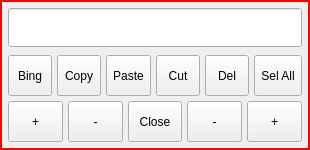
<?xml version="1.0" encoding="UTF-8"?>
<ui version="4.0">
 <class>TextSelector</class>
 <widget class="QDialog" name="TextSelector">
  <property name="geometry">
   <rect>
    <x>0</x>
    <y>0</y>
    <width>310</width>
    <height>150</height>
   </rect>
  </property>
  <property name="windowTitle">
   <string>Dialog</string>
  </property>
  <property name="styleSheet">
   <string notr="true">QDialog{	
	/*background-color: rgb(255, 25, 25);*/	
	
	/*border-image:url(:/res/b.png);	*/

	border-style:solid;						
	border-width:2px;						
	border-color:rgb(255,0,0);		

	
}</string>
  </property>
  <layout class="QVBoxLayout" name="verticalLayout_2">
   <property name="spacing">
    <number>8</number>
   </property>
   <property name="leftMargin">
    <number>8</number>
   </property>
   <property name="topMargin">
    <number>8</number>
   </property>
   <property name="rightMargin">
    <number>8</number>
   </property>
   <property name="bottomMargin">
    <number>8</number>
   </property>
   <item>
    <widget class="QLineEdit" name="lineEdit">
     <property name="sizePolicy">
      <sizepolicy hsizetype="Expanding" vsizetype="Fixed">
       <horstretch>0</horstretch>
       <verstretch>0</verstretch>
      </sizepolicy>
     </property>
     <property name="font">
      <font>
       <pointsize>20</pointsize>
      </font>
     </property>
     <property name="focusPolicy">
      <enum>Qt::NoFocus</enum>
     </property>
     <property name="text">
      <string/>
     </property>
     <property name="readOnly">
      <bool>true</bool>
     </property>
    </widget>
   </item>
   <item>
    <widget class="QFrame" name="frame">
     <property name="frameShape">
      <enum>QFrame::NoFrame</enum>
     </property>
     <property name="frameShadow">
      <enum>QFrame::Raised</enum>
     </property>
     <layout class="QVBoxLayout" name="verticalLayout">
      <property name="spacing">
       <number>5</number>
      </property>
      <property name="leftMargin">
       <number>0</number>
      </property>
      <property name="topMargin">
       <number>0</number>
      </property>
      <property name="rightMargin">
       <number>0</number>
      </property>
      <property name="bottomMargin">
       <number>0</number>
      </property>
      <item>
       <layout class="QHBoxLayout" name="horizontalLayout">
        <item>
         <widget class="QToolButton" name="btnBing">
          <property name="sizePolicy">
           <sizepolicy hsizetype="Preferred" vsizetype="Preferred">
            <horstretch>0</horstretch>
            <verstretch>0</verstretch>
           </sizepolicy>
          </property>
          <property name="text">
           <string>Bing</string>
          </property>
          <property name="icon">
           <iconset resource="../res.qrc">
            <normaloff>:/res/bing.svg</normaloff>:/res/bing.svg</iconset>
          </property>
          <property name="iconSize">
           <size>
            <width>25</width>
            <height>25</height>
           </size>
          </property>
         </widget>
        </item>
        <item>
         <widget class="QToolButton" name="btnCopy">
          <property name="sizePolicy">
           <sizepolicy hsizetype="Preferred" vsizetype="Preferred">
            <horstretch>0</horstretch>
            <verstretch>0</verstretch>
           </sizepolicy>
          </property>
          <property name="text">
           <string>Copy</string>
          </property>
          <property name="icon">
           <iconset resource="../res.qrc">
            <normaloff>:/res/copy.svg</normaloff>:/res/copy.svg</iconset>
          </property>
          <property name="iconSize">
           <size>
            <width>25</width>
            <height>25</height>
           </size>
          </property>
         </widget>
        </item>
        <item>
         <widget class="QToolButton" name="btnPaste">
          <property name="sizePolicy">
           <sizepolicy hsizetype="Preferred" vsizetype="Preferred">
            <horstretch>0</horstretch>
            <verstretch>0</verstretch>
           </sizepolicy>
          </property>
          <property name="text">
           <string>Paste</string>
          </property>
          <property name="icon">
           <iconset resource="../res.qrc">
            <normaloff>:/res/paste.svg</normaloff>:/res/paste.svg</iconset>
          </property>
          <property name="iconSize">
           <size>
            <width>25</width>
            <height>25</height>
           </size>
          </property>
         </widget>
        </item>
        <item>
         <widget class="QToolButton" name="btnCut">
          <property name="sizePolicy">
           <sizepolicy hsizetype="Preferred" vsizetype="Preferred">
            <horstretch>0</horstretch>
            <verstretch>0</verstretch>
           </sizepolicy>
          </property>
          <property name="text">
           <string>Cut</string>
          </property>
          <property name="icon">
           <iconset resource="../res.qrc">
            <normaloff>:/res/cut.svg</normaloff>:/res/cut.svg</iconset>
          </property>
          <property name="iconSize">
           <size>
            <width>25</width>
            <height>25</height>
           </size>
          </property>
         </widget>
        </item>
        <item>
         <widget class="QToolButton" name="btnDel">
          <property name="sizePolicy">
           <sizepolicy hsizetype="Preferred" vsizetype="Preferred">
            <horstretch>0</horstretch>
            <verstretch>0</verstretch>
           </sizepolicy>
          </property>
          <property name="text">
           <string>Del</string>
          </property>
          <property name="icon">
           <iconset resource="../res.qrc">
            <normaloff>:/res/del.svg</normaloff>:/res/del.svg</iconset>
          </property>
          <property name="iconSize">
           <size>
            <width>25</width>
            <height>25</height>
           </size>
          </property>
         </widget>
        </item>
        <item>
         <widget class="QToolButton" name="btnSetAll">
          <property name="sizePolicy">
           <sizepolicy hsizetype="Preferred" vsizetype="Preferred">
            <horstretch>0</horstretch>
            <verstretch>0</verstretch>
           </sizepolicy>
          </property>
          <property name="text">
           <string>Sel All</string>
          </property>
          <property name="icon">
           <iconset resource="../res.qrc">
            <normaloff>:/res/selall.svg</normaloff>:/res/selall.svg</iconset>
          </property>
          <property name="iconSize">
           <size>
            <width>25</width>
            <height>25</height>
           </size>
          </property>
         </widget>
        </item>
       </layout>
      </item>
      <item>
       <layout class="QHBoxLayout" name="horizontalLayout_2">
        <item>
         <widget class="QToolButton" name="btnLeft1">
          <property name="sizePolicy">
           <sizepolicy hsizetype="Preferred" vsizetype="Preferred">
            <horstretch>0</horstretch>
            <verstretch>0</verstretch>
           </sizepolicy>
          </property>
          <property name="text">
           <string>+</string>
          </property>
         </widget>
        </item>
        <item>
         <widget class="QToolButton" name="btnLeft0">
          <property name="sizePolicy">
           <sizepolicy hsizetype="Preferred" vsizetype="Preferred">
            <horstretch>0</horstretch>
            <verstretch>0</verstretch>
           </sizepolicy>
          </property>
          <property name="text">
           <string>-</string>
          </property>
         </widget>
        </item>
        <item>
         <widget class="QToolButton" name="btnClose">
          <property name="sizePolicy">
           <sizepolicy hsizetype="Preferred" vsizetype="Preferred">
            <horstretch>0</horstretch>
            <verstretch>0</verstretch>
           </sizepolicy>
          </property>
          <property name="text">
           <string>Close</string>
          </property>
         </widget>
        </item>
        <item>
         <widget class="QToolButton" name="btnRight0">
          <property name="sizePolicy">
           <sizepolicy hsizetype="Preferred" vsizetype="Preferred">
            <horstretch>0</horstretch>
            <verstretch>0</verstretch>
           </sizepolicy>
          </property>
          <property name="text">
           <string>-</string>
          </property>
         </widget>
        </item>
        <item>
         <widget class="QToolButton" name="btnRight1">
          <property name="sizePolicy">
           <sizepolicy hsizetype="Preferred" vsizetype="Preferred">
            <horstretch>0</horstretch>
            <verstretch>0</verstretch>
           </sizepolicy>
          </property>
          <property name="text">
           <string>+</string>
          </property>
         </widget>
        </item>
       </layout>
      </item>
     </layout>
    </widget>
   </item>
  </layout>
 </widget>
 <resources>
  <include location="../res.qrc"/>
 </resources>
 <connections/>
</ui>
